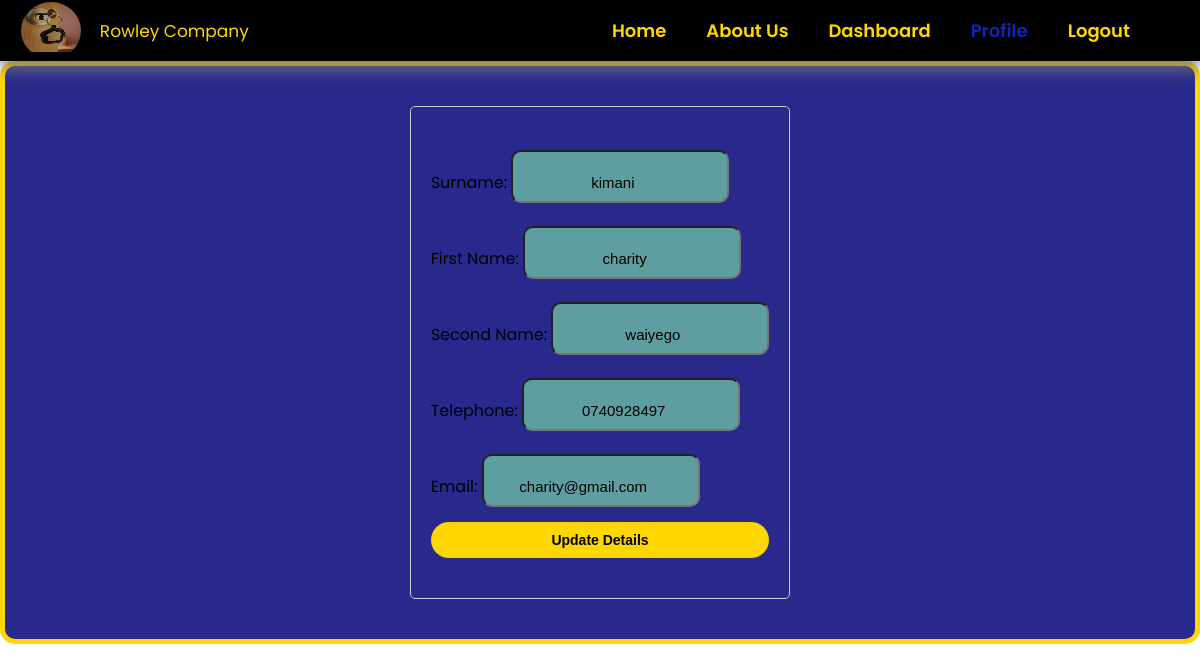
The app's page /profile (signed in), older data.
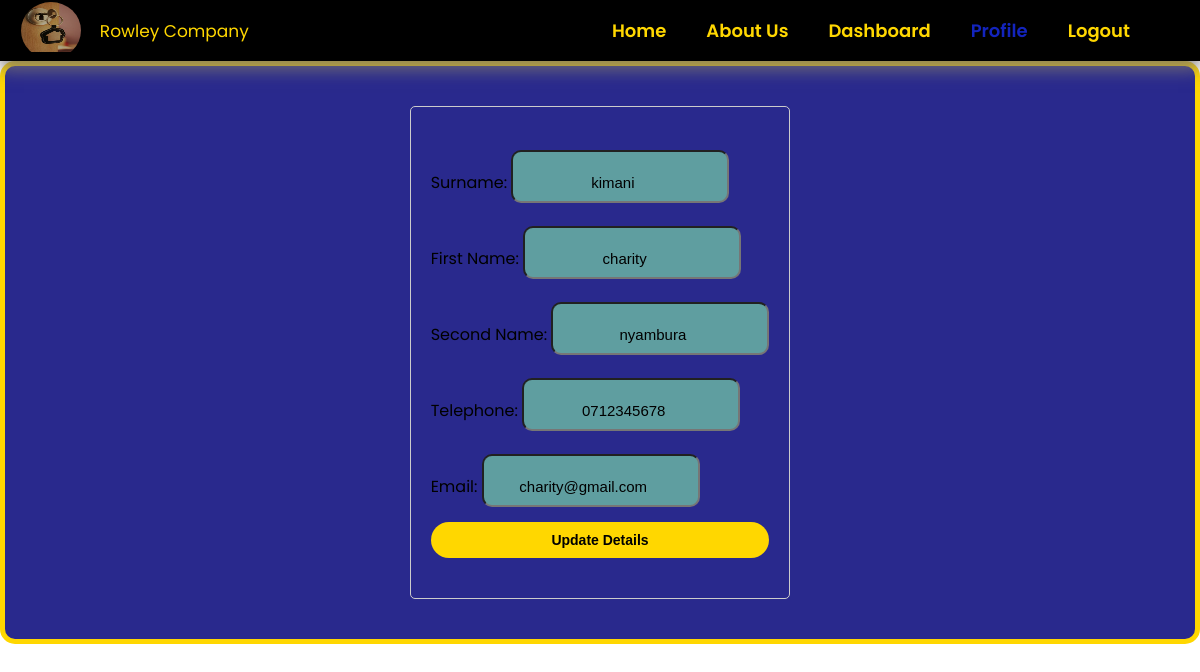
The same page, newer data.
### project/models.py (models this page shows, shortened)
class User(UserMixin, db.Model):
    id = db.Column(db.Integer, primary_key=True)
    surname = db.Column(db.String(50), nullable=False)
    first_name = db.Column(db.String(50), nullable=False)
    second_name = db.Column(db.String(50), nullable=False)
    telephone = db.Column(db.String(10), nullable=False)
    email = db.Column(db.String(120), unique=True, nullable=False)
    gender = db.Column(db.String(10), nullable=False)
    role = db.Column(db.String(10), nullable=False)
    password = db.Column(db.String(100), nullable=False)
    timestamp =  db.Column(db.DateTime, nullable=False, default=datetime.now(timezone.utc))
    bookings = db.relationship('Booking', backref='user', lazy=True)
    properties_managed = db.relationship('Property', backref='agent', lazy=True)
    tasks = db.relationship('Task', backref='user', lazy=True)
    messages_sent = db.relationship('Message', foreign_keys='Message.sender_id', backref='sender', lazy=True)
    messages_received = db.relationship('Message', foreign_keys='Message.recipient_id', backref='recipient', lazy=True)

### project/main.py (the view)
@main.route('/profile')
@login_required
def profile():
    return render_template('profile.html', active_page='profile')

### project/templates/profile.html (shortened to what this page needs)
{% extends 'base.html' %}
{% block head %}
  {{super()}}
  <link rel="stylesheet" href="/static/css/profile.css">
{% endblock %}
{% block content %}
    <div class="profile-check">
        <form class="profile-form" action="/profile" method="post">
            <label for="surname"> Surname:</label>
            <input type="text" name="surname" value="{{ current_user.surname }}" required><br>
            <label for="first_name"> First Name:</label>
            <input type="text" name="first_name" value="{{ current_user.first_name }}" required><br>
            <label for="second_name"> Second Name:</label>
            <input type="text" name="second_name" value="{{ current_user.second_name }}" required><br>
            <label for="telephone"> Telephone:</label>
            <input type="tel" name="telephone" value="{{ current_user.telephone }}" required><br>
            <label for="email"> Email:</label>
            <input type="email" name="email" value="{{ current_user.email }}" required><br>
            <div class="submit-btn">
                <button type="submit"> Update Details </button>
            </div>
        </form>
    </div>
{% endblock %}

### project/templates/base.html (shortened to what this page needs)
<!DOCTYPE html>
<html lang="en">
<head>
    {% block head %}
    <link rel="stylesheet" href="/static/css/main.css">
    <link rel="stylesheet" href="https://maxst.icons8.com/vue-static/landings/line-awesome/line-awesome/1.3.0/css/line-awesome.min.css">
    <link rel="stylesheet" href="https://use.fontawesome.com/releases/v5.15.4/css/all.css">
    {% endblock %}
</head>
<body>
    <div class="header">
        <div class="logo">
            <div class="logo-img">
                <img src="/static/images/de30038bf36a1146441892552da72a4e.jpg" alt="Company Logo">
            </div>
            <div class"logo-text">
                <span>Rowley Company</span>
            </div>
        </div>
        <div class="nav">
            <a class="nav-item {{ 'active' if active_page == 'home' else '' }}"
                href="{{url_for('main.home')}}"> Home </a>
            <a class="nav-item {{ 'active' if active_page == 'about' else '' }}"
                href="{{url_for('main.about')}}"> About Us </a>
            {% if current_user.is_authenticated %}
                {% if current_user.role == 'agent' %}
                    <a class="nav-item {{ 'active' if active_page == 'agentDashboard' else '' }}"
                     href="{{ url_for('main.agentDashboard') }}"> Dashboard </a>
                {% endif %}
            <a class="nav-item {{ 'active' if active_page == 'profile' else '' }}"
                href="{{url_for('main.profile')}}"> Profile </a>
            <a class="nav-item {{ 'active' if active_page == 'logout' else '' }}"
                href="{{url_for('auth.logout')}}"> Logout </a>
            {% endif %}
        </div>
    </div>
    <div class="content">
        {% block content %} {% endblock %}
    </div>
</body>
</html>

### project/static/css/main.css (style rules this page uses)
* { box-sizing: border-box; margin: 0; padding: 0; }
body { margin: 0; padding: 0; font-family: "Poppins", sans-serif; }
.header { background-color: black; color: gold; padding: 0px 50px 0px 10px; display: flex; justify-content: space-between; align-items: center; z-index: 10; position: sticky; left:0; top: 0; box-shadow: 0 10px 15px rgba(119, 113, 113, 0.788); }
.logo { display: flex; align-items: center; justify-content: space-around; padding: 2px; width: 250px; }
.logo-img { border-radius: 100%; overflow: hidden; }
.logo img { height: 50px; width: 60px; opacity: 0.7; }
.logo span { font-size: 17px; }
.nav { display: flex; align-items: center; }
.nav a { color: gold; text-decoration: none; padding: 0px 20px; position: relative; font-size: 18px; font-weight: 600; }
.nav a:hover, .nav a.active { color:rgba(23, 43, 225, 0.841); transition: .5s ease; }

### project/static/css/profile.css (style rules this page uses)
.profile-check { background-color: rgb(41, 41, 141); border: 5px solid gold; border-radius: 15px; padding: 20px 80px; width: 100%; display: flex; justify-content: center; height: calc(100vh-); }
.profile-form { max-width: 400px; margin: 20px auto; padding: 20px; border: 1px solid #ccc; border-radius: 5px; }
.profile-form input { padding: 22px 15px 10px 0; margin-top: 23px; background: cadetblue; font-size: 15px; border-radius: 10px; text-align: center; }
.submit-btn { margin-bottom: 20px; margin-top: 15px; display: flex; flex-direction: column; justify-content: center; }
.submit-btn button { width: 100%; color: black; font-size: 14px; font-weight: bold; padding: 10px; background-color: gold; border: none; border-radius: 70px; cursor: pointer; }

Row changes from the older to the newer data that the page shows:
changed User "kimani": second_name "waiyego" → "nyambura"; telephone "0740928497" → "0712345678"
